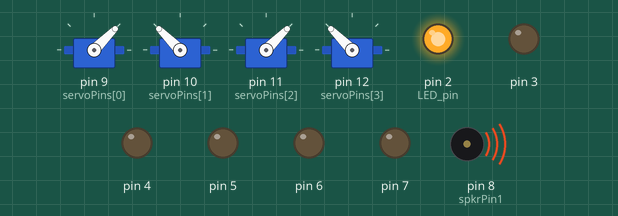
The sketch below on a simulated Arduino Uno, built with avr-gcc and run on an emulated ATmega328P. Shown: 4 × servo, output pins drawn as LEDs (lit = HIGH), buzzer (waves = sounding).

Above: at 0.2 s.
Timing chart, 0 to 1.7 s (numbered marks = the images above):
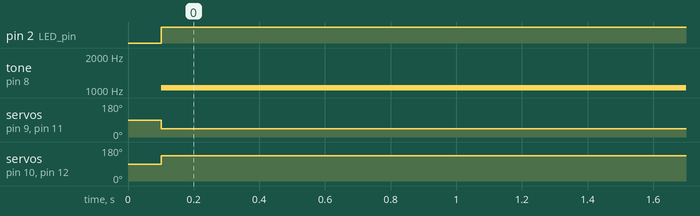

The sketch:

ItchyAndScratchy.ino
```cpp
#include "MusicalNoteData.h"
#include <Servo.h>

#define NUMLEDS 6

const int spkrPin1=8;
const int servoPins[]={9,10,11,12};

typedef struct
{
	int frequency;		//the note's frequency in Hz
	float duration; 	//a mutiplier for the note's duration
} Note;

const int notesF[] = {fC6,fA5,fP,fC6,fA6,fP,fC6,fA5,fC6,fA5,fC6,fA6,fP,fC6,fD6,fE6,
fP,fE6,fF6,fG6,fP,fD6,fC6,fD6,fF6,fAs6,fA6,fC7,0};

const float notesD[] = {N8,N8,N4,N8,N8,N4,N8,N8,N8,N8,N8,N8,N2,N8,N8,N8,N8,N8,N8,N8,N4,N8,N8,
N4,N8,N4,N4,N2,0 };

Servo my_servos[4];
int servo_index, LED_index, LED_pin=2, angle;


void setup()
{
	int i, k, notefreq;
	float dur;
	int beats; //beats per minutes (one beat = one quater-note)
	long wholenote, quarternote;//duration of whole and quarter note in millisecond tics
	int msecs; //duration in milliseconds
	Note RingTones[50];

	for(k=0; k<=3;k++)
	{	my_servos[k].attach(servoPins[k], 500, 2500);
		my_servos[k].write(90);//START EACH at 90 degress
		pinMode(2 + k, OUTPUT);
	}
	delay(100);
	//make LED pins OUPUT
	for(k=0; k<=NUMLEDS-1;k++)
		pinMode(2 + k, OUTPUT);

	i = 0;
	do
	{
		RingTones[i].frequency = notesF[i];
		RingTones[i].duration = notesD[i];
		i= i+1;
	} while (notesD[i-1] != 0); //the last note has duration value 0

	beats = 160;
	quarternote = int((1000*60)/beats); //how many milliseconds
	wholenote = 4*quarternote; //how many milliseconds

	i=0;
	servo_index = 0;
	LED_index = 0;
	digitalWrite(13, HIGH);//MOTORS ON
	do
	{	notefreq = RingTones[i].frequency;
		dur = RingTones[i].duration;
		msecs = int(wholenote*dur);
		tone(spkrPin1, notefreq, msecs); //includes "rest note" of freq=0!!
		angle = my_servos[servo_index].read();
		if(angle==90)
			angle=45;
		else if(angle==45)
			angle=90;
		my_servos[0].write(angle);
		my_servos[1].write(180-angle);
		my_servos[2].write(angle);
		my_servos[3].write(180-angle);
		digitalWrite(LED_pin, HIGH);
		delay(msecs);//let tone finish
		digitalWrite(LED_pin, LOW);
		i = i+1;
		servo_index = 1-servo_index;//flip servo index
		LED_index = (LED_index+1)%NUMLEDS;//wrap back
		LED_pin = 2 + LED_index;
	} while (dur != 0); //dur = 0 flags end of song
	digitalWrite(13, LOW);//MOTORS OFF

}

void loop()
{
	delay(100);
}
```

MusicalNoteData.h
```cpp
	//FOURTH OCTAVE NOTE FREQUENCIES
#define	fC4  	261	//	C	note frequency
#define	fCs4 	277	//	C	sharp note frequency	(same as D flat)
#define	fD4  	294	//	D	note frequency
#define	fDs4	 	311	//	D	sharp note frequency	(same as E flat)
#define	fE4  	329	//	E	note frequency
#define	fF4  	349	//	F	note frequency
#define	fFs4 	370	//	F	sharp note frequency	(same as G flat)
#define	fG4  	392	//	G	note frequency
#define	fGs4 	415	//	G	sharp note frequency	(same as A flat)
#define	fA4  	440	//	A	note frequency
#define	fAs4 	466	//	A	sharp note frequency	(same as B flat)
#define	fB4  	494	//	B	note frequency
	//FIFTH OCTAVE NOTE FREQUENCIES
#define	fC5  	523	//	C	note frequency
#define	fCs5	 	554	//	C	sharp note frequency	(same as D flat)
#define	fD5  	587	//	D	note frequency
#define	fDs5	 	622	//	D	sharp note frequency	(same as E flat)
#define	fE5  	659	//	E	note frequency
#define	fF5  	698	//	F	note frequency
#define	fFs5 	740	//	F	sharp note frequency	(same as G flat)
#define	fG5  	784	//	G	note frequency
#define	fGs5 	831	//	G	sharp note frequency	(same as A flat)
#define	fA5  	880	//	A	note frequency
#define	fAs5 	932	//	A	sharp note frequency	(same as B flat)
#define	fB5  	988	//	B	note frequency
	//DEFAULT FIFTH OCTAVE NOTE FREQUENCIES
#define	fC  		523	//	C	note frequency
#define	fCs 		554	//	C	sharp note frequency	(same as D flat)
#define	fD  		587	//	D	note frequency
#define	fDs 		622	//	D	sharp note frequency	(same as E flat)
#define	fE  		659	//	E	note frequency
#define	fF  		698	//	F	note frequency
#define	fFs 		740	//	F	sharp note frequency	(same as G flat)
#define	fG  		784	//	G	note frequency
#define	fGs 		831	//	G	sharp note frequency	(same as A flat)
#define	fA  		880	//	A	note frequency
#define	fAs 		932	//	A	sharp note frequency	(same as B flat)
#define	fB  		988	//	B	note frequency
	//SIXTH OCTAVE NOTE FREQUENCIES
#define	fC6  	1046	//	note frequency
#define	fCs6	 	1109	//	sharp note frequency (	same as D flat)
#define	fD6  	1175	//	note frequency
#define	fDs6	 	1245	//	sharp note frequency (	same as E flat)
#define	fE6  	1319	//	note frequency
#define	fF6  	1397	//	note frequency
#define	fFs6 	1480	//	sharp note frequency	(same as G flat)
#define	fG6  	1568	//	note frequency
#define	fGs6 	1661	//	sharp note frequency	(same as A flat)
#define	fA6  	1760	//	note frequency
#define	fAs6 	1865	//	sharp note frequency (	same as B flat)
#define	fB6  	1976	//	note frequency
	//SEVENTH OCTAVE NOTE FREQUENCIES
#define	fC7  	2093	//	note frequency
#define	fCs7 	2217	//	sharp note frequency (	same as D flat)
#define	fD7  	2349	//	note frequency
#define	fDs7	 	2489	//	sharp note frequency (	same as E flat)
#define	fE7  	2637	//	note frequency
#define	fF7  	2794	//	note frequency
#define	fFs7 	2960	//	sharp note frequency	(same as G flat)
#define	fG7  	3136	//	note frequency
#define	fGs7 	3322	//	sharp note frequency	(same as A flat)
#define	fA7  	3520	//	note frequency
#define	fAs7	 	3729	//	sharp note frequency (	same as B flat)
#define	fB7  	3951	//	note frequency
	//EIGHTH OCTAVE NOTE FREQUENCIES
#define	fC8  	4186	//	note frequency
#define	fCs8 	4434	//	sharp note frequency (	same as D flat)
#define	fD8  	4699	//	note frequency
#define	fDs8	 	4978	//	sharp note frequency (	same as E flat)
#define	fE8  	5274	//	note frequency
#define	fF8  	5588	//	note frequency
#define	fFs8	 	5920	//	sharp note frequency	(same as G flat)
#define	fG8  	6272	//	note frequency
#define	fGs8	 	6645	//	sharp note frequency	(same as A flat)
#define	fA8  	7040	//	note frequency
#define	fAs8	 	7459	//	sharp note frequency (	same as B flat)
#define	fB8  	7902	//	note frequency

#define fP 0 //note frequency (a rest note)


	//NOTE DURATION FACTORS (THEY MULTIPLY THE WHOLE NOTE DURATION)
#define	N1	 1.0				//whole note
#define	N2	 0.5				//half note
#define	N2h	 0.75			//dotted half note
#define	N4	 0.25			//quarter note
#define	N4h	 0.375			//dotted quarter note
#define	N8	 0.125			//eighth note
#define	N8h	 0.1875			//dotted eighth note
#define	N16	 0.0625			//sixteenth note
#define	N16h 0.09375			//dotted sixteenth note
#define	N32	 0.03125			//thirty-secondth note
#define	N32h 0.046875		//dotted thirty-secondth note
```

Measured:
- by itself, pin 2 (LED_pin): LOW → HIGH at 0.10 s
- by itself, tone on pin 8 (spkrPin1): silent → 1046 Hz at 0.10 s
- by itself, servo on pin 9 (servoPins[0]), servo on pin 11 (servoPins[2]): 90° → 45° at 0.10 s
- by itself, servo on pin 10 (servoPins[1]), servo on pin 12 (servoPins[3]): 90° → 135° at 0.10 s
